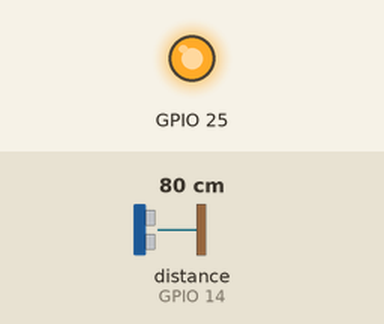
This program was run on a simulated Raspberry Pi (BCM pin numbers). On the bench: output pins drawn as LEDs (lit = HIGH). Dashed ring = blinking. Inputs (shaded band) come from the test bench; at power-on: distance to the obstacle (sensor on GPIO 14) 80 cm. The echo pulse lasts 58.3 µs per cm.

Above: at 1.2 s.
1.3 s: distance to the obstacle (sensor on GPIO 14) set to 2 cm
At 1.3 s:
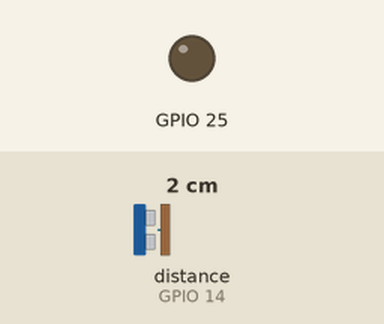
4.3 s: distance to the obstacle (sensor on GPIO 14) set to 4 cm
At 4.54 s:
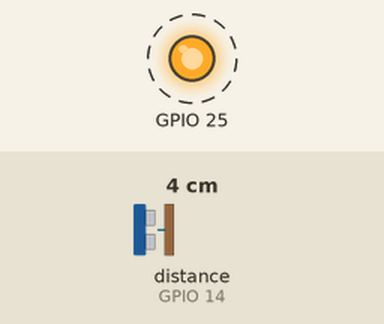
Timing chart, 0 to 13.3 s (numbered marks = the images above; inputs shaded):
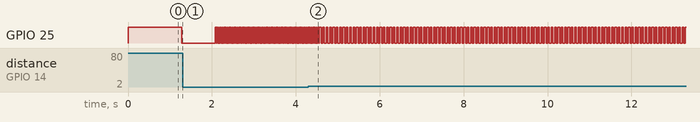

Measured:
- after the input at 4.3 s, GPIO 25: alternates HIGH for 0.04 s and LOW for 0.04 s, starting after 0.34 s
- by itself, GPIO 25: alternates HIGH for 0.02 s and LOW for 0.02 s

The program:

uss.py
```python
# Import libraries
from gpiozero import DistanceSensor
import RPi.GPIO as GPIO
import time

# Set GPIO pins
GPIO.setmode(GPIO.BCM) # BOARD does not work with gpiozero library (I did not put much effort into making it work with BOARD)
sensor = DistanceSensor(echo = 14, trigger = 15) # Sensor's echo and trigger pin
GPIO.setup(25, GPIO.OUT) # LED pin

try:
    while True:
        GPIO.output(25, True)
        time.sleep(sensor.distance) # Use distance value from sensor to control LED blinking frequency
        GPIO.output(25,False)
        time.sleep(sensor.distance) #  Use distance value from sensor to control LED blinking frequency

except KeyboardInterrupt:
    # Press CTRL + C to interrupt (quit) and cleanup pins
    GPIO.cleanup()
```
